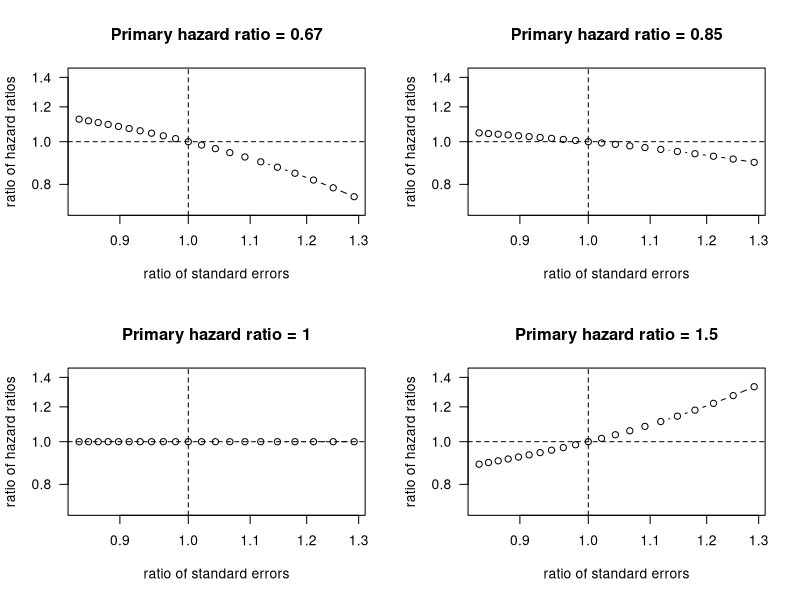

Write the R code that produced this figure.
## obs1, obs0: observed number of events in intervention and control group
## exp1, exp0: expected number of events in intervention and control group
## obs1Add, obs0Add: number of events to be added to observed number of events in sensitivity analysis
## w: weight describing how the edditional events obs1Add + obs0Add are distributed to the expected number of events

#The expected number of events is calculated under H_0 (assume no difference between the two groups)
#HR=(obs1/exp1)/(obs0/exp0)= ratio of relative hazard (hazard rate compared to the hazard rate under the null hypothesis) of the two groups
#Therefore HR=(obs1/obs0)/(exp1/exp0)
#Following this we have se(log(HR))=sqrt((1/exp1)+(1/exp0), which depends only on the number of events

sensitivity <- function(obs1, obs0, exp1, exp0, obs1Add, obs0Add, w=0.5){
## standard error and hazard ratio of primary analysis
    seP <- sqrt(1/exp1+1/exp0)
    HRP <- (obs1/obs0)/(exp1/exp0)

## add new observed counts to observed number of events
    obs1new <- obs1 + obs1Add
    obs0new <- obs0 + obs0Add

## add new observed counts to expected number of events 
    obsAdd <- obs1Add + obs0Add 
    exp0new <- exp0 + w*obsAdd 
    exp1new <- exp1 + (1-w)*obsAdd 
    
## standard error and hazard ratio of sensitivity analysis
    seS <- sqrt(1/exp1new+1/exp0new)
    HRS <- (obs1new/obs0new)/(exp1new/exp0new)
## ratio of standard errors and hazard ratios    
    ratioSE <- seS/seP
    ratioHR <- HRS/HRP
    return(c(ratioSE, ratioHR))
}

#If exp0 has increased, but not exp1, then the HR will increase (which is what we observe in our analysis)

myi <- seq(from=-10, to=10, by=1)
result <- matrix(NA, ncol=2, nrow=length(myi))
f1 <- 1
f0 <- 1
myw <- 0.5

par(las=1, mfrow=c(2,2))
## Figure 1
myobs1 <- 20
myobs0 <- 30
myexp1 <- myexp0 <- 25
HR <- (myobs1/myobs0)/(myexp1/myexp0)
for(i in 1:length(myi))
    result[i,]  <- sensitivity(obs1=myobs1, obs0=myobs0, exp1=myexp1, exp0=myexp0, obs1Add=f1*myi[i], obs0Add=f0*myi[i], w=myw)
par(las=1)
plot(result, type="b", xlab="ratio of standard errors", ylab="ratio of hazard ratios", log="xy", ylim=c(0.7, 10/7))
title(paste("Primary hazard ratio =", as.character(round(HR, 2))))
abline(h=1, lty=2)
abline(v=1, lty=2)
## Figure 2
myobs1 <- 23
myobs0 <- 27
myexp1 <- myexp0 <- 25
HR <- (myobs1/myobs0)/(myexp1/myexp0)
for(i in 1:length(myi))
    result[i,]  <- sensitivity(obs1=myobs1, obs0=myobs0, exp1=myexp1, exp0=myexp0, obs1Add=f1*myi[i], obs0Add=f0*myi[i], w=myw)
par(las=1)
plot(result, type="b", xlab="ratio of standard errors", ylab="ratio of hazard ratios", log="xy", ylim=c(0.7, 10/7))
title(paste("Primary hazard ratio =", as.character(round(HR, 2))))
abline(h=1, lty=2)
abline(v=1, lty=2)
## Figure 3
myobs1 <- 25
myobs0 <- 25
myexp1 <- myexp0 <- 25
HR <- (myobs1/myobs0)/(myexp1/myexp0)
for(i in 1:length(myi))
    result[i,]  <- sensitivity(obs1=myobs1, obs0=myobs0, exp1=myexp1, exp0=myexp0, obs1Add=f1*myi[i], obs0Add=f0*myi[i], w=myw)
par(las=1)
plot(result, type="b", xlab="ratio of standard errors", ylab="ratio of hazard ratios", log="xy", ylim=c(0.7, 10/7))
title(paste("Primary hazard ratio =", as.character(round(HR, 2))))
abline(h=1, lty=2)
abline(v=1, lty=2)
## Figure 4
myobs1 <- 30
myobs0 <- 20
myexp1 <- myexp0 <- 25
HR <- (myobs1/myobs0)/(myexp1/myexp0)
for(i in 1:length(myi))
    result[i,]  <- sensitivity(obs1=myobs1, obs0=myobs0, exp1=myexp1, exp0=myexp0, obs1Add=f1*myi[i], obs0Add=f0*myi[i], w=myw)
par(las=1)
plot(result, type="b", xlab="ratio of standard errors", ylab="ratio of hazard ratios", log="xy", ylim=c(0.7, 10/7))
title(paste("Primary hazard ratio =", as.character(round(HR, 2))))
abline(h=1, lty=2)
abline(v=1, lty=2)

#N.B. the sum of expected events must always equal the sum of observed ones, so if the expected number of events increase in the control group but not in the intervention, the amount of observed must have increased as well in one or both groups.
#In our empirical analysis it seems that the ratio of exp1/exp0 changes in sensitivity analyses more than the ratio of obs1/obs0 does.
